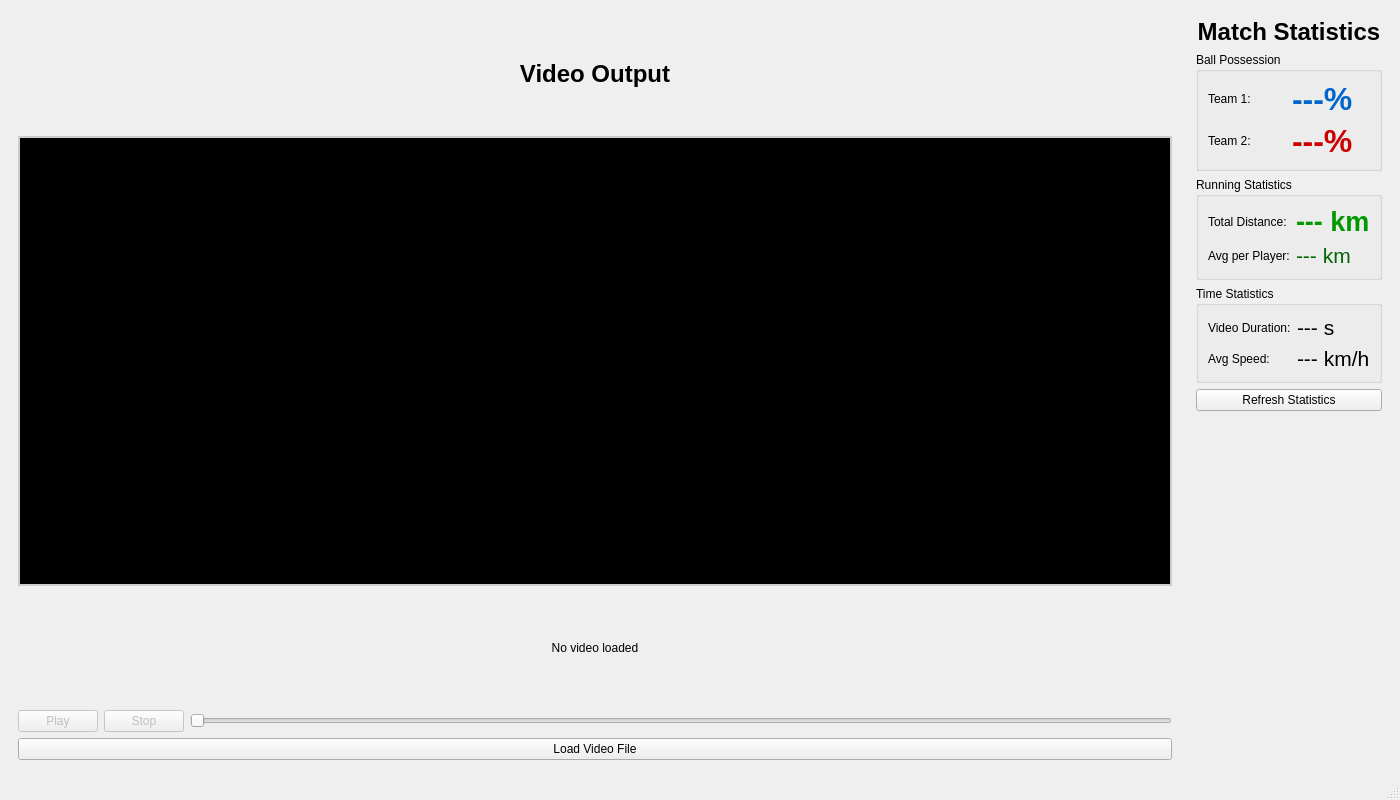
<?xml version="1.0" encoding="UTF-8"?>
<ui version="4.0">
 <class>FootballAnalysisMainWindow</class>
 <widget class="QMainWindow" name="FootballAnalysisMainWindow">
  <property name="geometry">
   <rect>
    <x>0</x>
    <y>0</y>
    <width>1400</width>
    <height>800</height>
   </rect>
  </property>
  <property name="windowTitle">
   <string>Football Analysis - Video &amp; Statistics</string>
  </property>
  <widget class="QWidget" name="centralwidget">
   <layout class="QHBoxLayout" name="mainHorizontalLayout">
    <item>
     <widget class="QWidget" name="videoPanel" native="true">
      <layout class="QVBoxLayout" name="videoPanelLayout">
       <item>
        <widget class="QLabel" name="videoTitleLabel">
         <property name="font">
          <font>
           <pointsize>18</pointsize>
           <weight>75</weight>
           <bold>true</bold>
          </font>
         </property>
         <property name="text">
          <string>Video Output</string>
         </property>
         <property name="alignment">
          <set>Qt::AlignCenter</set>
         </property>
        </widget>
       </item>
       <item>
        <widget class="QLabel" name="videoLabel">
         <property name="minimumSize">
          <size>
           <width>800</width>
           <height>450</height>
          </size>
         </property>
         <property name="styleSheet">
          <string notr="true">background-color: black; border: 2px solid #ccc;</string>
         </property>
         <property name="text">
          <string/>
         </property>
         <property name="alignment">
          <set>Qt::AlignCenter</set>
         </property>
        </widget>
       </item>
       <item>
        <widget class="QLabel" name="frameInfoLabel">
         <property name="text">
          <string>No video loaded</string>
         </property>
         <property name="alignment">
          <set>Qt::AlignCenter</set>
         </property>
        </widget>
       </item>
       <item>
        <layout class="QHBoxLayout" name="videoControlsLayout">
         <item>
          <widget class="QPushButton" name="playButton">
           <property name="enabled">
            <bool>false</bool>
           </property>
           <property name="text">
            <string>Play</string>
           </property>
          </widget>
         </item>
         <item>
          <widget class="QPushButton" name="stopButton">
           <property name="enabled">
            <bool>false</bool>
           </property>
           <property name="text">
            <string>Stop</string>
           </property>
          </widget>
         </item>
         <item>
          <widget class="QSlider" name="positionSlider">
           <property name="orientation">
            <enum>Qt::Horizontal</enum>
           </property>
          </widget>
         </item>
        </layout>
       </item>
       <item>
        <widget class="QPushButton" name="loadVideoButton">
         <property name="text">
          <string>Load Video File</string>
         </property>
        </widget>
       </item>
      </layout>
     </widget>
    </item>
    <item>
     <widget class="QWidget" name="statsPanel" native="true">
      <layout class="QVBoxLayout" name="statsPanelLayout">
       <item>
        <widget class="QLabel" name="statsTitleLabel">
         <property name="font">
          <font>
           <pointsize>18</pointsize>
           <weight>75</weight>
           <bold>true</bold>
          </font>
         </property>
         <property name="text">
          <string>Match Statistics</string>
         </property>
         <property name="alignment">
          <set>Qt::AlignCenter</set>
         </property>
        </widget>
       </item>
       <item>
        <widget class="QGroupBox" name="possessionGroupBox">
         <property name="title">
          <string>Ball Possession</string>
         </property>
         <layout class="QGridLayout" name="possessionGridLayout">
          <item row="0" column="0">
           <widget class="QLabel" name="team1Label">
            <property name="text">
             <string>Team 1:</string>
            </property>
           </widget>
          </item>
          <item row="0" column="1">
           <widget class="QLabel" name="team1PossessionLabel">
            <property name="font">
             <font>
              <pointsize>24</pointsize>
              <weight>75</weight>
              <bold>true</bold>
             </font>
            </property>
            <property name="styleSheet">
             <string notr="true">color: #0066cc;</string>
            </property>
            <property name="text">
             <string>---%</string>
            </property>
           </widget>
          </item>
          <item row="1" column="0">
           <widget class="QLabel" name="team2Label">
            <property name="text">
             <string>Team 2:</string>
            </property>
           </widget>
          </item>
          <item row="1" column="1">
           <widget class="QLabel" name="team2PossessionLabel">
            <property name="font">
             <font>
              <pointsize>24</pointsize>
              <weight>75</weight>
              <bold>true</bold>
             </font>
            </property>
            <property name="styleSheet">
             <string notr="true">color: #cc0000;</string>
            </property>
            <property name="text">
             <string>---%</string>
            </property>
           </widget>
          </item>
         </layout>
        </widget>
       </item>
       <item>
        <widget class="QGroupBox" name="distanceGroupBox">
         <property name="title">
          <string>Running Statistics</string>
         </property>
         <layout class="QGridLayout" name="distanceGridLayout">
          <item row="0" column="0">
           <widget class="QLabel" name="totalDistanceTextLabel">
            <property name="text">
             <string>Total Distance:</string>
            </property>
           </widget>
          </item>
          <item row="0" column="1">
           <widget class="QLabel" name="totalDistanceLabel">
            <property name="font">
             <font>
              <pointsize>20</pointsize>
              <weight>75</weight>
              <bold>true</bold>
             </font>
            </property>
            <property name="styleSheet">
             <string notr="true">color: #009900;</string>
            </property>
            <property name="text">
             <string>--- km</string>
            </property>
           </widget>
          </item>
          <item row="1" column="0">
           <widget class="QLabel" name="avgDistanceTextLabel">
            <property name="text">
             <string>Avg per Player:</string>
            </property>
           </widget>
          </item>
          <item row="1" column="1">
           <widget class="QLabel" name="avgDistanceLabel">
            <property name="font">
             <font>
              <pointsize>16</pointsize>
             </font>
            </property>
            <property name="styleSheet">
             <string notr="true">color: #006600;</string>
            </property>
            <property name="text">
             <string>--- km</string>
            </property>
           </widget>
          </item>
         </layout>
        </widget>
       </item>
       <item>
        <widget class="QGroupBox" name="timeGroupBox">
         <property name="title">
          <string>Time Statistics</string>
         </property>
         <layout class="QGridLayout" name="timeGridLayout">
          <item row="0" column="0">
           <widget class="QLabel" name="videoDurationTextLabel">
            <property name="text">
             <string>Video Duration:</string>
            </property>
           </widget>
          </item>
          <item row="0" column="1">
           <widget class="QLabel" name="videoDurationLabel">
            <property name="font">
             <font>
              <pointsize>16</pointsize>
             </font>
            </property>
            <property name="text">
             <string>--- s</string>
            </property>
           </widget>
          </item>
          <item row="1" column="0">
           <widget class="QLabel" name="avgSpeedTextLabel">
            <property name="text">
             <string>Avg Speed:</string>
            </property>
           </widget>
          </item>
          <item row="1" column="1">
           <widget class="QLabel" name="avgSpeedLabel">
            <property name="font">
             <font>
              <pointsize>16</pointsize>
             </font>
            </property>
            <property name="text">
             <string>--- km/h</string>
            </property>
           </widget>
          </item>
         </layout>
        </widget>
       </item>
       <item>
        <widget class="QPushButton" name="refreshButton">
         <property name="text">
          <string>Refresh Statistics</string>
         </property>
        </widget>
       </item>
       <item>
        <spacer name="verticalSpacer">
         <property name="orientation">
          <enum>Qt::Vertical</enum>
         </property>
         <property name="sizeHint" stdset="0">
          <size>
           <width>20</width>
           <height>40</height>
          </size>
         </property>
        </spacer>
       </item>
      </layout>
     </widget>
    </item>
   </layout>
  </widget>
  <widget class="QMenuBar" name="menubar">
   <property name="geometry">
    <rect>
     <x>0</x>
     <y>0</y>
     <width>1400</width>
     <height>22</height>
    </rect>
   </property>
  </widget>
  <widget class="QStatusBar" name="statusbar"/>
 </widget>
 <resources/>
 <connections/>
</ui>
